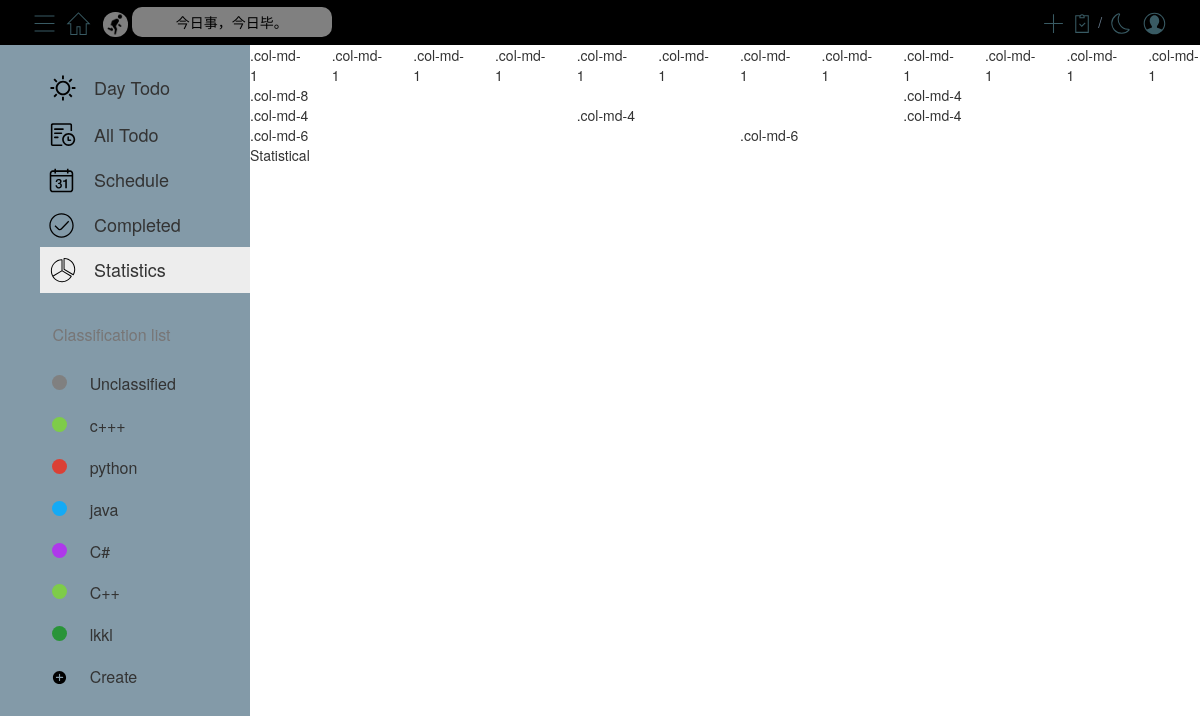
Page /statistics/ (signed in) on the earlier database version.
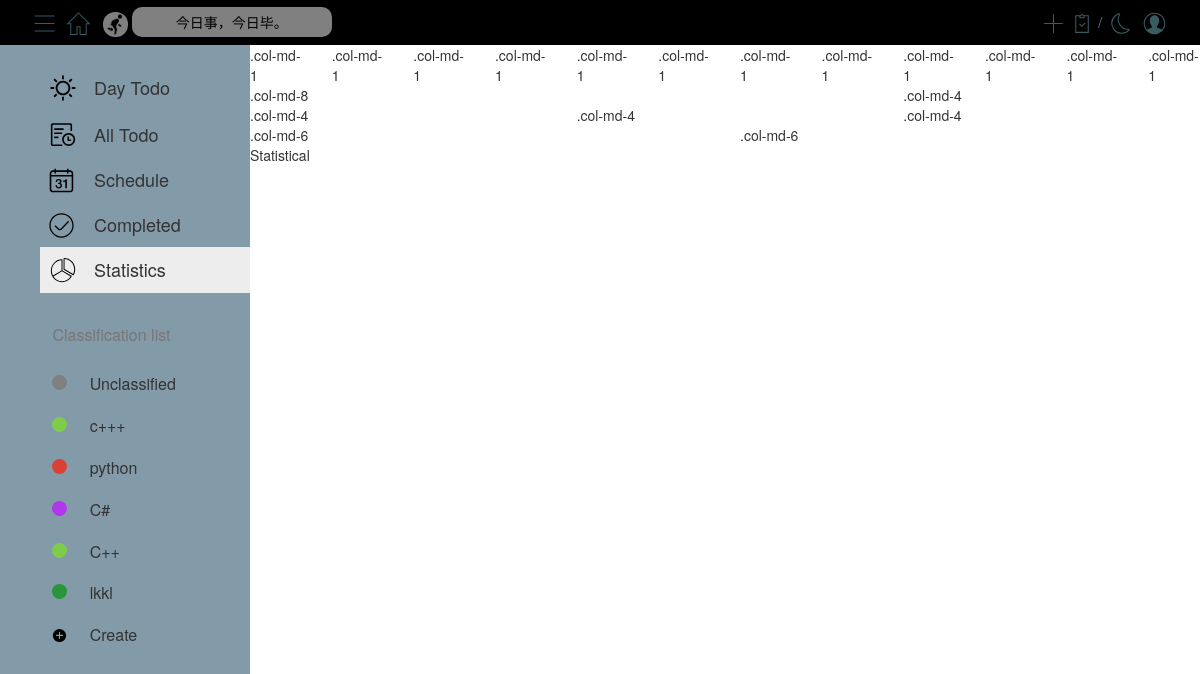
Same page on the later database version.
### models.py (models this page shows)
class Class(db.Model):
    __tablename__ = 'class'
    cid = db.Column(db.Integer, primary_key=True, autoincrement=True)
    cname = db.Column(db.String(50), nullable=False)
    color = db.Column(db.String(50), nullable=False)
    uid = db.Column(db.Integer, db.ForeignKey('user.uid'), nullable=False)

### blueprints/statistics.py (the view)
@bp.route('/')
def index():
    if session.get('uid'):
        return render_template('statistics.html', modules=get_modules())
    else:
        return redirect(url_for('user.login'))

### utils.py (called while the page is built)
def get_modules():
    uid = session.get('uid')
    modules = Class.query.filter_by(uid=uid).all()
    res = []
    for module in modules:
        res.append({'id': module.cid, 'name': module.cname, 'color': module.color})
    return res

### templates/statistics.html
{% extends "base.html" %}
{% block content %}
  <div class="row">
    <div class="col-md-1">.col-md-1</div>
    <div class="col-md-1">.col-md-1</div>
    <div class="col-md-1">.col-md-1</div>
    <div class="col-md-1">.col-md-1</div>
    <div class="col-md-1">.col-md-1</div>
    <div class="col-md-1">.col-md-1</div>
    <div class="col-md-1">.col-md-1</div>
    <div class="col-md-1">.col-md-1</div>
    <div class="col-md-1">.col-md-1</div>
    <div class="col-md-1">.col-md-1</div>
    <div class="col-md-1">.col-md-1</div>
    <div class="col-md-1">.col-md-1</div>
  </div>
  <div class="row">
    <div class="col-md-8">.col-md-8</div>
    <div class="col-md-4">.col-md-4</div>
  </div>
  <div class="row">
    <div class="col-md-4">.col-md-4</div>
    <div class="col-md-4">.col-md-4</div>
    <div class="col-md-4">.col-md-4</div>
  </div>
  <div class="row">
    <div class="col-md-6">.col-md-6</div>
    <div class="col-md-6">.col-md-6</div>
  </div>
  <div>Statistical</div>
{% endblock %}

### templates/base.html (shortened to what this page needs)
<!DOCTYPE html>
<html lang="en">
<head>
    <link rel="stylesheet" href="../static/bootstrap/bootstrap@3.4.1.min.css">
    <link rel="stylesheet" href="../static/style/base.css">
    <link rel="stylesheet" href="../static/flatpickr/flatpickr.min.css">
    <link id="flatpickrDark" rel="stylesheet" type="text/css" href="">
    <link rel="stylesheet" href="https://cdn.jsdelivr.net/npm/fullcalendar@5.11.3/main.min.css">
    <link rel="stylesheet" type="text/css" href="https://cdn.jsdelivr.net/npm/toastify-js/src/toastify.min.css">
</head>
<body>
<div class="topnav">
    <div class="topnav-left">
        <button>
        </button>
        <button id="home">
        </button>
        <img class="icon" src="../static/icon/run.gif" alt="run.gif"
             style="height: 25px; width: 25px; border-radius: 12px; opacity: 0.5; margin-left: 5px;">
        <div id="saying">今日事，今日毕。</div>
    </div>
    <div class="topnav-right">
        <button data-toggle="modal" data-target="#newTaskModel">
            <svg class="icon" width="25px" height="25px" viewBox="0 0 1024 1024" version="1.1"
                 xmlns="http://www.w3.org/2000/svg">
                <path d="M533.333333 490.666667V128h-42.666666v362.666667H128v42.666666h362.666667v362.666667h42.666666V533.333333h362.666667v-42.666666z"
                      fill="#395B64"/>
            </svg>
        </button>
        <div>
            <div id="numOfCompleted">{{ number_of_completed_tasks }}/{{ number_of_tasks }}</div>
        </div>
        <button id="day-night">
        </button>
        <button data-toggle="modal" data-target="#logout">
        </button>
    </div>
</div>
<div class="below container-fluid">
    <div id="sidebar">
        <table id="sidebar-top-table" class="table table-hover" style="width: 210px;">
            <tr id="today" onclick="location.href={{ url_for('today.index') }};">
                <td>
                </td>
                <td>Day Todo</td>
            </tr>
            <tr id="all" onclick="location.href={{ url_for('all.index') }};">
                <td>
                </td>
                <td>All Todo</td>
            </tr>
            <tr id="schedule" onclick="location.href={{ url_for('schedule.index') }};">
                <td>
                </td>
                <td>Schedule</td>
            </tr>
            <tr id="completed" onclick="location.href={{ url_for('completed.index') }};">
                <td>
                </td>
                <td>Completed</td>
            </tr>
            <tr id="statistics" onclick="location.href={{ url_for('statistics.index') }};">
                <td>
                </td>
                <td>Statistics</td>
            </tr>
        </table>
        <div id="line"></div>
        <div id="sidebar-text">Classification list</div>
        <table id="sidebar-bottom-table" class="table table-hover" style="width: 100%">
            {% for module in modules %}
                <tr class={{ module['name'] }} id={{ module['id'] }}>
                    <th>
                    </th>
                    <th>
                        <div id="ff5106_circle" class="circle"
                             style="background-color: {{ module['color'] }}; border-radius: 50%; width: 15px; height: 15px; position: relative; top: 2px;"></div>
                    </th>
                    <th class="module-name">{{ module['name'] }}</th>
                    <th>
                    </th>
                </tr>
            {% endfor %}
            <tr data-toggle="modal" data-target="#new-module">
                <th></th>
                <th>
                </th>
                <th>Create</th>
                <th></th>
            </tr>
        </table>
    </div>
    <div id="mainContent">{% block content %}{% endblock %}</div>
</div>
</body>
</html>

Differences in the rows shown:
removed Class: name "java"
